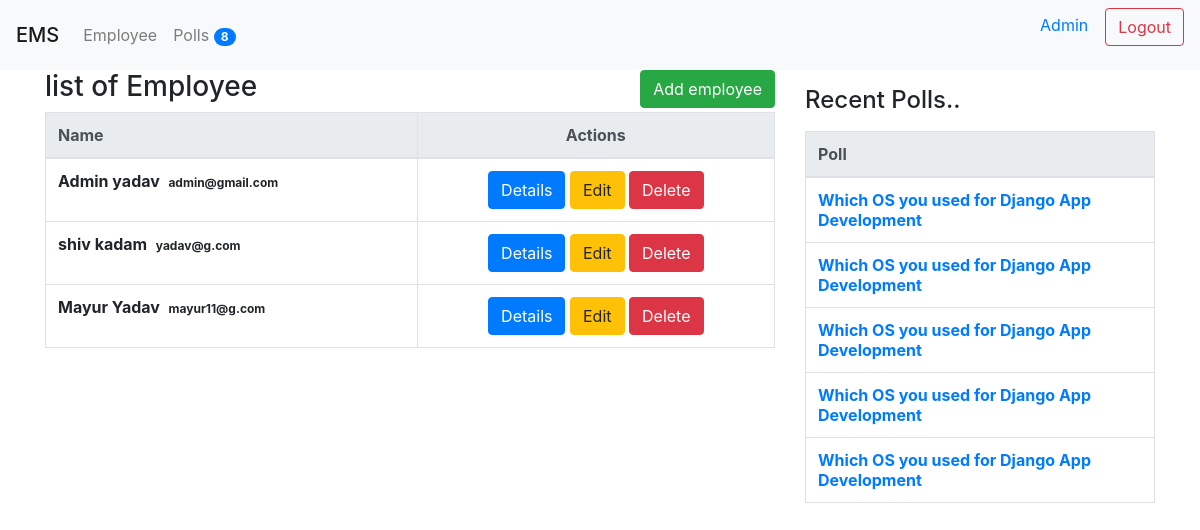
The page /employee/ (signed in) on the database its author committed.
### poll/models.py (models this page shows, shortened)
class Question(models.Model):
    title  = models.TextField(null=True, blank=True)
    status = models.CharField(default='inactive', max_length=10)
    created_by = models.ForeignKey(User, null=True, blank=True, on_delete=models.CASCADE)
    start_date = models.DateTimeField(null=True, blank=True)
    end_date = models.DateTimeField(null=True, blank=True)
    created_at = models.DateTimeField(auto_now_add=True)
    updated_at = models.DateTimeField(auto_now=True)

### employee/views.py (the view)
# urls.py: path('', employee_list, name='employee_list'),
@login_required(login_url="/login/")
def employee_list(request):
    print(request.role)
    context ={}
    context['users'] = User.objects.all()
    context['title']= 'Employee'
    return render(request,'employee/index.html',context)

### poll/context_processors.py (called while the page is built)
def polls_count(request):
    count = Question.objects.count()
    return {"polls_count": count}

### poll/templatetags/poll_extras.py (called while the page is built)
@register.simple_tag
def recent_polls(n=5, **kwargs):
    name = kwargs.get("name", "Argument is not passed")
    print(name)
    questions = Question.objects.all().order_by('-created_at')
    return questions[0:n]

### ems/templates/employee/index.html (shortened to what this page needs)
{% extends 'base.html'%}
{% load poll_extras %}
{% block content %}
<div class="row">
    <div class="col-sm-8">
    {% if request.role == "Admin" or "HR" %}
    <a class="btn btn-success float-right" href="{%  url 'employee_add' %}">Add employee</a>
    {% endif %}
    <h3> list of {{title}}  </h3>
        <div class="table-responsive-sm">
        {% if users %}
            <table class="table table-bordered">
                <thead class="thead-light">
                    <tr>
                        <th>Name</th>
                        <th class="text-center">Actions</th>
                    </tr>
                </thead>
                <tbody>
                {% for user in users %}
                    <tr>
                        <th scope="row">
                            {{user.first_name}} {{user.last_name}}
                            <span class="badge badge-default">{{user.email}}</span>
                        <td class="text-center">
                            <a class="btn btn-primary" href="{%  url 'employee_details' user.id %}">Details</a>
                            <a class="btn btn-warning" href="{%  url 'employee_edit' user.id %}">Edit</a>
                            <a class="btn btn-danger" href="{%  url 'employee_delete' user.id %}">Delete</a>
                        </td>
                    </tr>
                {% endfor %}
                </tbody>
                </table>
        {% else %}
            <p>There is no employee available.</p>
        {% endif %}
            </div>
    </div>
    <div class="col-sm-4">
        {% recent_polls as questions %}
        <p>
            <h4>Recent Polls..</h4>
        </p>
        {% if questions %}
            <table class="table table-bordered">
                <thead class="thead-light">
                    <tr>
                        <th>Poll</th>
                    </tr>
                </thead>
                <tbody>
                {% for question in questions %}
                    <tr>
                        <th scope="row">
                            <a href="{% url 'polls_details' question.id %}">{{question.title}}</a>
                    </tr>
                {% endfor %}
                </tbody>
                </table>
        {% else %}
            <p>There is no question available.</p>
        {% endif %}
    </div>
    </div>
{% endblock content %}

### ems/templates/header.html (shortened to what this page needs)
<div class="navbar navbar-expand-lg navbar-light bg-light">
    <span class="navbar-brand mb-0 h1">EMS</span>
    <div class="collapse navbar-collapse" id="navbarNav">
        <ul class="navbar-nav">
            <li class="nav-item">
                <a class="nav-link" href="{% url 'employee_list' %}">
                    {{"employee" | capfirst}}
                </a>
            </li>
            <li class="nav-item">
                <a class="nav-link" href="{% url 'polls_list' %}">
                    {{"Polls" | capfirst}}
                    <span class="badge badge-primary badge-pill ">{{polls_count}}</span>
                </a>
            </li>
        </ul>
    </div>
    <div class="text-right">
        {% if user %}
        <form method="POST" action="/logout/">
        <a href="{% url 'my_profile'%}">
            <span class="mr-sm-2">{{user.first_name}}</span>&nbsp;
            <input type="submit" class="btn btn-outline-danger " value="Logout">
        </a>
        </form>
        {% endif%}
    </div>
</div>

### rows shown on the page
Question: title "Which OS you used for Django App Development"
Question: title "Which OS you used for Django App Development"
Question: title "Which OS you used for Django App Development"
Question: title "Which OS you used for Django App Development"
Question: title "Which OS you used for Django App Development"

### other values the page prints
{{ "employee" | capfirst }} "Employee"
{{ "Polls" | capfirst }} "Polls"
{{ polls_count }} "8"
{{ user.first_name }} "Admin"
{{ title }} "Employee"
{{ user.last_name }} "yadav"
{{ user.email }} "admin@gmail.com"
{{ user.first_name }} "shiv"
{{ user.last_name }} "kadam"
{{ user.email }} "yadav@g.com"
{{ user.first_name }} "Mayur"
{{ user.last_name }} "Yadav"
{{ user.email }} "mayur11@g.com"
